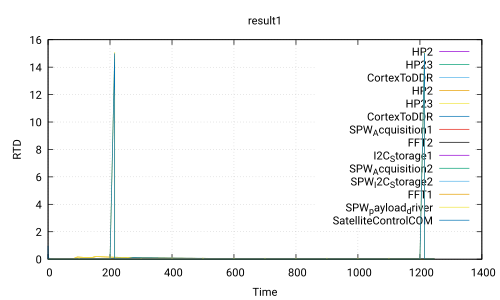

Source code (gnuplot):
 set title 'result1'
 set ylabel 'RTD'
 set xlabel 'Time'
 set grid
 set term pdf
 set output 'Use_case_DoubleCamera_noSafety.ATIPPIC0.executable260.0_60.0.pdf'
 plot 'Use_case_DoubleCamera_noSafety.ATIPPIC0.executable260.0_60.0.csv' using 1:2 with lines title 'HP2','Use_case_DoubleCamera_noSafety.ATIPPIC0.executable260.0_60.0.csv' using 1:3 with lines title 'HP23','Use_case_DoubleCamera_noSafety.ATIPPIC0.executable260.0_60.0.csv' using 1:4 with lines title 'CortexToDDR','Use_case_DoubleCamera_noSafety.ATIPPIC0.executable260.0_60.0.csv' using 1:5 with lines title 'HP2','Use_case_DoubleCamera_noSafety.ATIPPIC0.executable260.0_60.0.csv' using 1:6 with lines title 'HP23','Use_case_DoubleCamera_noSafety.ATIPPIC0.executable260.0_60.0.csv' using 1:7 with lines title 'CortexToDDR','Use_case_DoubleCamera_noSafety.ATIPPIC0.executable260.0_60.0.csv' using 1:8 with lines title 'SPW_Acquisition1','Use_case_DoubleCamera_noSafety.ATIPPIC0.executable260.0_60.0.csv' using 1:9 with lines title 'FFT2','Use_case_DoubleCamera_noSafety.ATIPPIC0.executable260.0_60.0.csv' using 1:10 with lines title 'I2C_Storage1','Use_case_DoubleCamera_noSafety.ATIPPIC0.executable260.0_60.0.csv' using 1:11 with lines title 'SPW_Acquisition2','Use_case_DoubleCamera_noSafety.ATIPPIC0.executable260.0_60.0.csv' using 1:12 with lines title 'SPW_I2C_Storage2','Use_case_DoubleCamera_noSafety.ATIPPIC0.executable260.0_60.0.csv' using 1:13 with lines title 'FFT1','Use_case_DoubleCamera_noSafety.ATIPPIC0.executable260.0_60.0.csv' using 1:14 with lines title 'SPW_payload_driver','Use_case_DoubleCamera_noSafety.ATIPPIC0.executable260.0_60.0.csv' using 1:15 with lines title 'SatelliteControlCOM'
